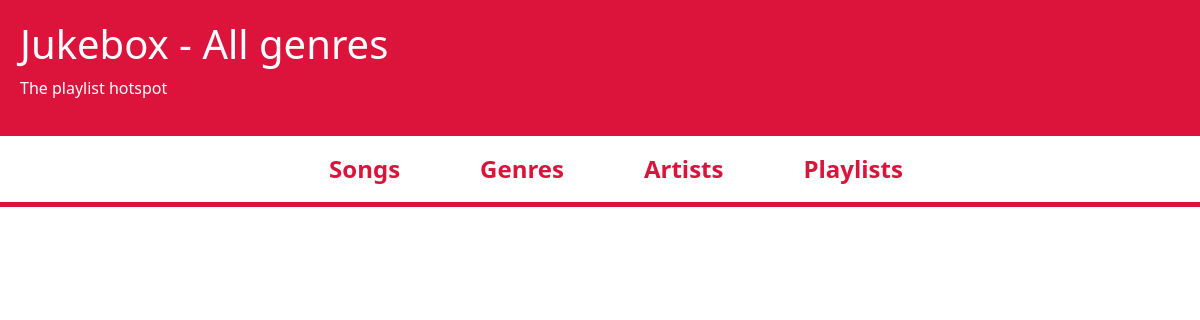
Before: /genre/ with the older database file.
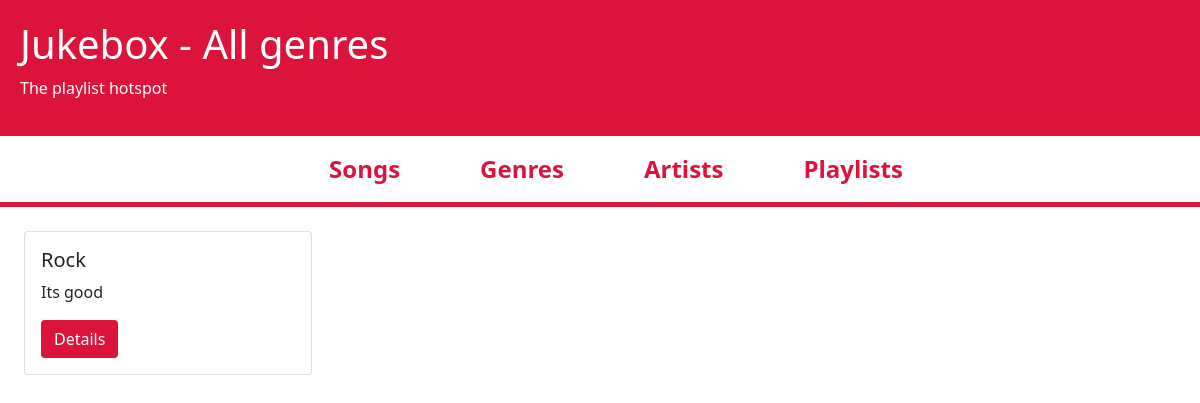
After: the same page with the newer database file.
### genre/models.py (models this page shows)
class Genre(models.Model):
    name       = models.CharField(max_length=30)
    description = models.TextField(blank=True, null=True)
    def get_absolute_url(self):
        return reverse("genre_detail", kwargs={"genre_id": self.id})

### genre/views.py (the view)
# urls.py: path('genre/', genre_list_view, name='genre_list'),
def genre_list_view(request):
    queryset = Genre.objects.all()
    context = {
        'page_title': 'All genres',
        'object_list': queryset,
    }
    return render(request, 'genre/genre_list.html', context)

### genre/templates/genre/genre_list.html (shortened to what this page needs)
{% extends 'base.html' %}
{% block content %}
<div class="genre_list_container p-4">
    {% for genre in object_list %}
        <div class="card" style="width: 18rem;">
            <div class="card-body">
              <h5 class="card-title">{{ genre.name }}</h5>
              <p class="card-text">{{ genre.description }}</p>
              <a href="{{ genre.get_absolute_url }}" class="btn">Details</a>
            </div>
        </div>
    {% endfor %}
</div>
{% endblock %}

### templates/base.html (shortened to what this page needs)
<!DOCTYPE html>
{% load static %}
<html lang="en">
    <head>
        <link rel="stylesheet" type="text/css" href="{% static 'css/style.css' %}">
        <link rel="stylesheet" href="https://cdn.jsdelivr.net/npm/bootstrap@5.1.3/dist/css/bootstrap.min.css">
    </head>
    <body>
        {% include 'navbar.html' %}
        {% block content %} {% endblock %}
    </body>
</html>

### templates/navbar.html (shortened to what this page needs)
<a href="/" class='header_link'>
    <header class="top_header">
        <h1>
            Jukebox - {{ page_title }}
        </h1>
        <p>The playlist hotspot</p>
    </header>
</a>
<nav class="top_nav">
    <ul>
        <li>
            Songs
        </li>
        <li>
            Genres
        </li>
        <li>
            Artists
        </li>
        <li>
            Playlists
        </li>
    </ul>
</nav>

### static/css/style.css (style rules this page uses)
* { margin: 0; padding: 0; box-sizing: border-box; }
.btn { background-color: crimson!important; color: white!important; }
.header_link { text-decoration: none; }
.top_header { width: 100%; padding: 20px; display: flex; flex-direction: column; background-color: crimson; color: white; }
.top_nav { background-color: white; color: crimson; border-bottom: 5px solid crimson; display: flex; justify-content: center; }
.top_nav > ul { display: flex; flex-direction: row; margin-bottom: 0; }
.top_nav ul li { display: flex; flex-direction: column; background-color: white; color: crimson; transition: .3s ease; padding: 15px 30px; margin: 0 10px; font-weight: bold; font-size: 1.5em; position: relative; cursor: pointer; }

Changed rows visible on the page:
added Genre: name "Rock", description "Its good"
